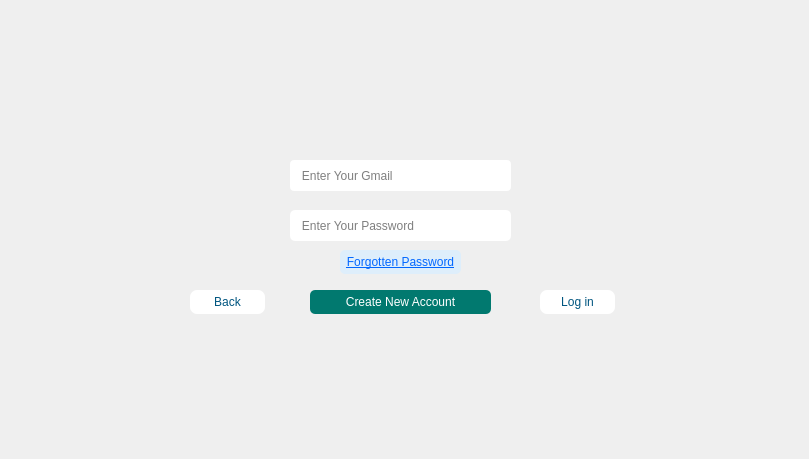
    <widget class="QWidget" name="staff_login">
     <widget class="QLineEdit" name="login_staff_mail">
      <property name="geometry">
       <rect>
        <x>290</x>
        <y>160</y>
        <width>221</width>
        <height>31</height>
       </rect>
      </property>
      <property name="styleSheet">
       <string notr="true">background-color: rgb(255, 255, 255);
border-radius: 4px;</string>
      </property>
      <property name="placeholderText">
       <string>   Enter Your Gmail</string>
      </property>
     </widget>
     <widget class="QLineEdit" name="login_staff_pass">
      <property name="geometry">
       <rect>
        <x>290</x>
        <y>210</y>
        <width>221</width>
        <height>31</height>
       </rect>
      </property>
      <property name="styleSheet">
       <string notr="true">background-color: rgb(255, 255, 255);
border-radius: 5px;</string>
      </property>
      <property name="echoMode">
       <enum>QLineEdit::Password</enum>
      </property>
      <property name="placeholderText">
       <string>   Enter Your Password</string>
      </property>
     </widget>
     <widget class="QPushButton" name="Reg_sts_2">
      <property name="geometry">
       <rect>
        <x>310</x>
        <y>290</y>
        <width>181</width>
        <height>24</height>
       </rect>
      </property>
      <property name="styleSheet">
       <string notr="true">background-color: rgb(1, 121, 111);
color: rgb(255, 255, 255);
border-radius: 5px;</string>
      </property>
      <property name="text">
       <string>Create New Account</string>
      </property>
     </widget>
     <widget class="QPushButton" name="Back_2">
      <property name="geometry">
       <rect>
        <x>190</x>
        <y>290</y>
        <width>75</width>
        <height>24</height>
       </rect>
      </property>
      <property name="styleSheet">
       <string notr="true">color: rgb(0, 85, 127);
background-color: rgb(255, 255, 255);
font: 700 10pt &quot;Segoe UI&quot;;
border-radius: 7px;</string>
      </property>
      <property name="text">
       <string>Back</string>
      </property>
      <property name="icon">
       <iconset resource="IMAGE.qrc">
        <normaloff>:/pic/images/back.png</normaloff>:/pic/images/back.png</iconset>
      </property>
     </widget>
     <widget class="QPushButton" name="Login_sts_2">
      <property name="geometry">
       <rect>
        <x>540</x>
        <y>290</y>
        <width>75</width>
        <height>24</height>
       </rect>
      </property>
      <property name="styleSheet">
       <string notr="true">color: rgb(0, 85, 127);
background-color: rgb(255, 255, 255);
font: 700 10pt &quot;Segoe UI&quot;;
border-radius: 7px;</string>
      </property>
      <property name="text">
       <string>Log in</string>
      </property>
      <property name="icon">
       <iconset resource="IMAGE.qrc">
        <normaloff>:/pic/images/OK.png</normaloff>:/pic/images/OK.png</iconset>
      </property>
     </widget>
     <widget class="QPushButton" name="Forgot_2">
      <property name="geometry">
       <rect>
        <x>340</x>
        <y>250</y>
        <width>121</width>
        <height>24</height>
       </rect>
      </property>
      <property name="styleSheet">
       <string notr="true">color: rgb(2, 103, 255);
background-color: rgb(222, 238, 251);
border-radius: 5px;
text-decoration: underline;</string>
      </property>
      <property name="text">
       <string>Forgotten Password</string>
      </property>
     </widget>
     <widget class="QLabel" name="label_51">
      <property name="geometry">
       <rect>
        <x>0</x>
        <y>0</y>
        <width>800</width>
        <height>450</height>
       </rect>
      </property>
      <property name="text">
       <string/>
      </property>
      <property name="pixmap">
       <pixmap resource="IMAGE.qrc">:/pic/images/StL.png</pixmap>
      </property>
      <property name="scaledContents">
       <bool>true</bool>
      </property>
     </widget>
     <zorder>label_51</zorder>
     <zorder>login_staff_mail</zorder>
     <zorder>login_staff_pass</zorder>
     <zorder>Reg_sts_2</zorder>
     <zorder>Back_2</zorder>
     <zorder>Login_sts_2</zorder>
     <zorder>Forgot_2</zorder>
    </widget>
